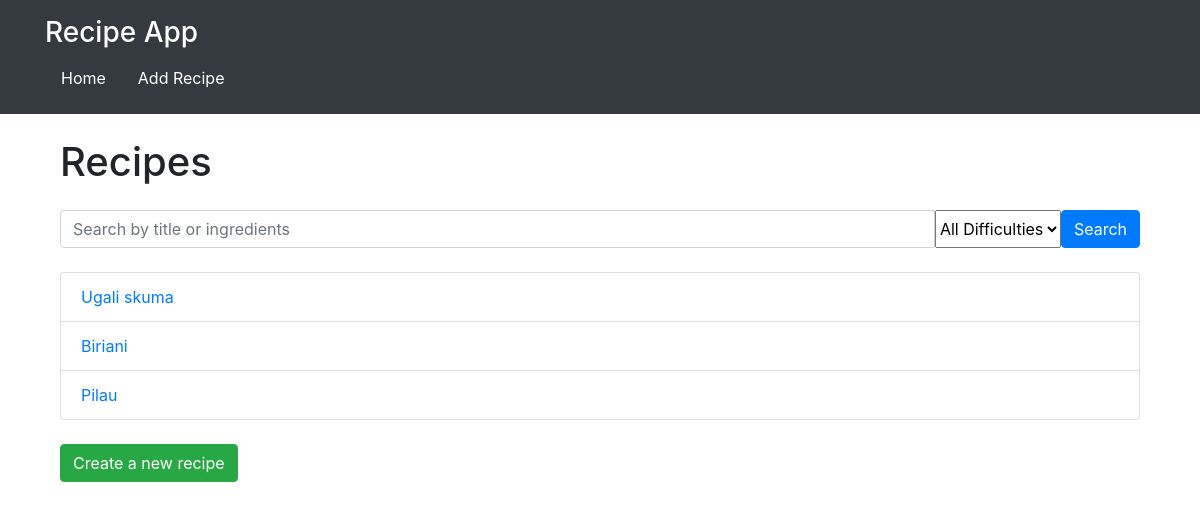
Before: / with the older database file.
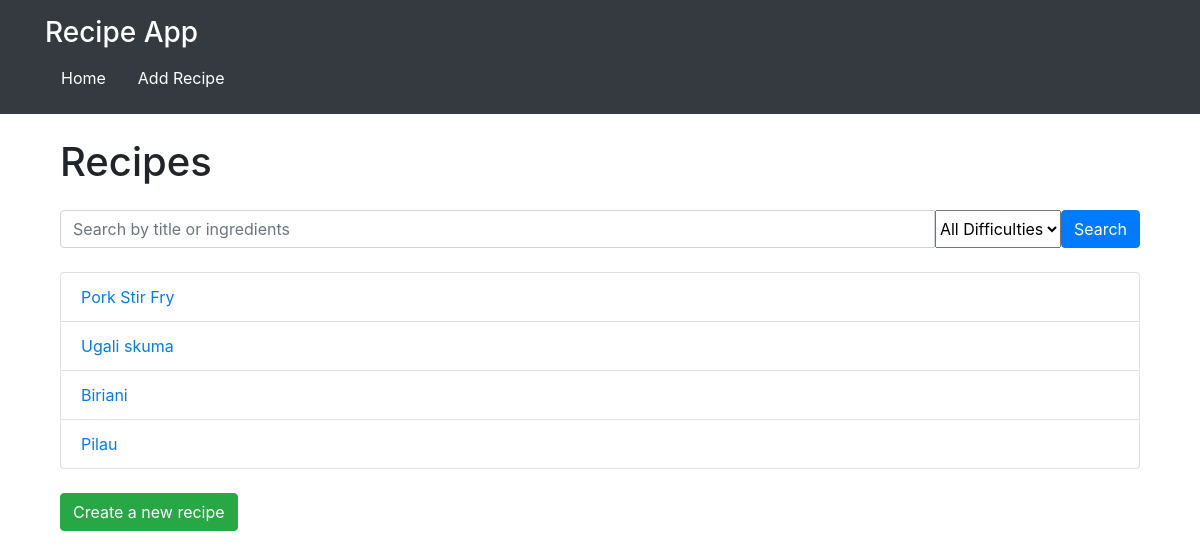
After: the same page with the newer database file.
### recipes/models.py (models this page shows, shortened)
class Recipe(models.Model):
    DIFFICULTY_CHOICES = [
        ('easy', 'Easy'),
        ('medium', 'Medium'),
        ('hard', 'Hard'),
    ]
    title = models.CharField(max_length=200)
    description = models.TextField()
    ingredients = models.TextField()
    ingredients = models.TextField()
    cooking_instructions = models.TextField()
    difficulty = models.CharField(
        max_length=6,
        choices=DIFFICULTY_CHOICES,
        default=DIFFICULTY_CHOICES[1][0],
    )

### recipes/views.py (the view)
# urls.py: path('', RecipeListView.as_view(), name='recipe_list'),
class RecipeListView(ListView):
    model = Recipe
    template_name ='recipes/templates/recipe_list.html'
    context_object_name ='recipes'
    def get_queryset(self):
        queryset = super().get_queryset()
        query = self.request.GET.get('q')
        difficulty = self.request.GET.get('difficulty')
        if query:
            queryset = queryset.filter(title__icontains=query) | queryset.filter(ingredients__icontains=query)
        if difficulty:
            queryset = queryset.filter(difficulty=difficulty)
        return queryset.order_by('-id')

### recipes/templates/recipes/recipe_list.html (shortened to what this page needs)
{% extends "base_generic.html" %}
{% block content %}
<div class="container mt-4">
    <h1 class="mb-4">Recipes</h1>
    <form method="get" class="mb-4">
        <div class="input-group">
        <input type="text" name="q" class="form-control" placeholder="Search by title or ingredients" value="{{ request.GET.q }}">
        <select name="difficulty" class="form-select">
            <option value="">All Difficulties</option>
        </select>
        <button type="submit" class="btn btn-primary">Search</button>
    </div>
    </form>
    <ul class="list-group">
        {% for recipe in recipes %}
        <li class="list-group-item"><a href="{% url 'recipes:recipe_detail' recipe.id %}">{{ recipe.title }}</a></li>
        {% endfor %}
    </ul>
    <a href="{% url 'recipes:recipe_create' %}" class="btn btn-success mt-4">Create a new recipe</a>
</div>
{% endblock %}

Changed rows visible on the page:
added Recipe: title "Pork Stir Fry"
